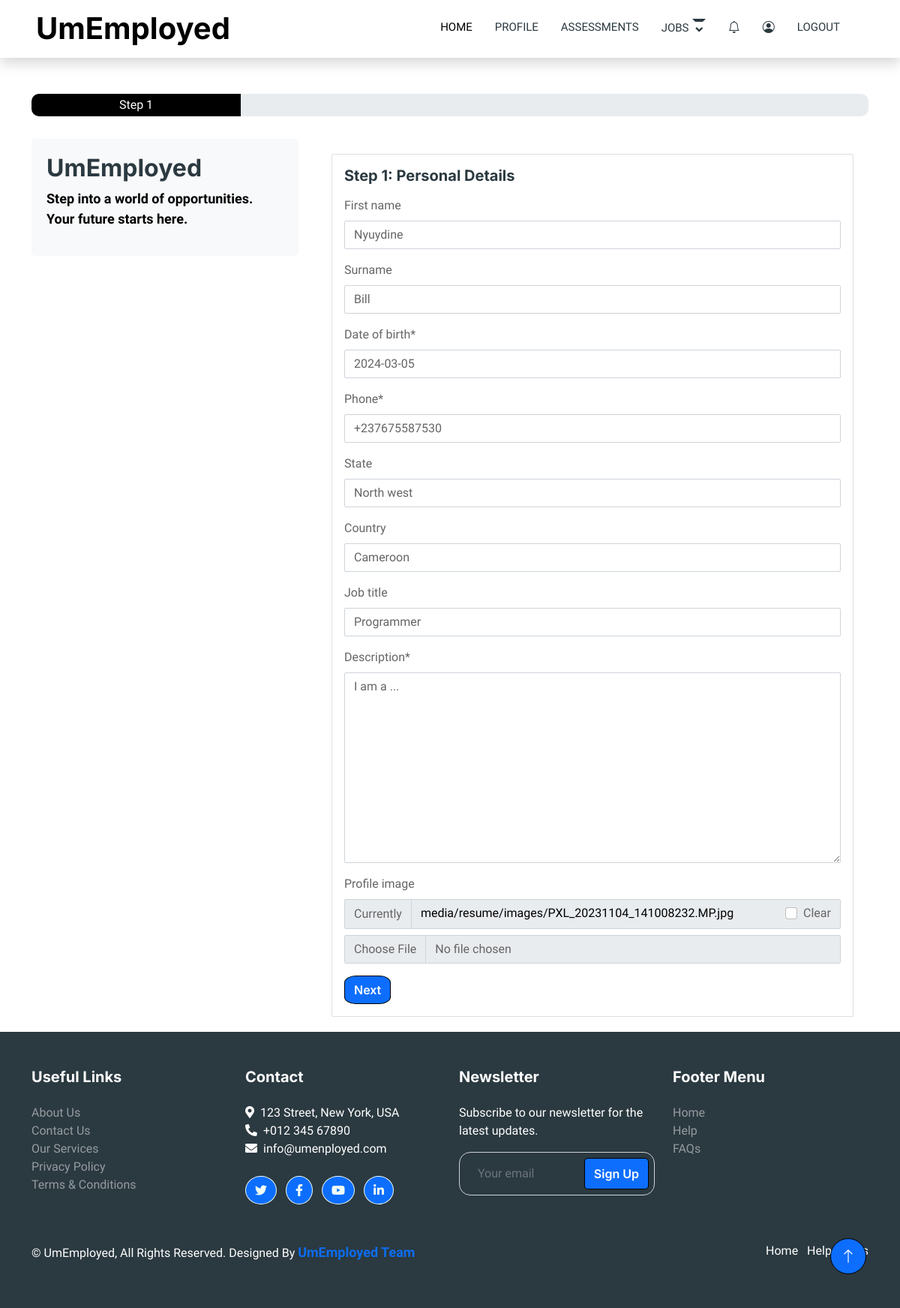
Page /resume/update-resume/ (signed in) on the earlier database version.
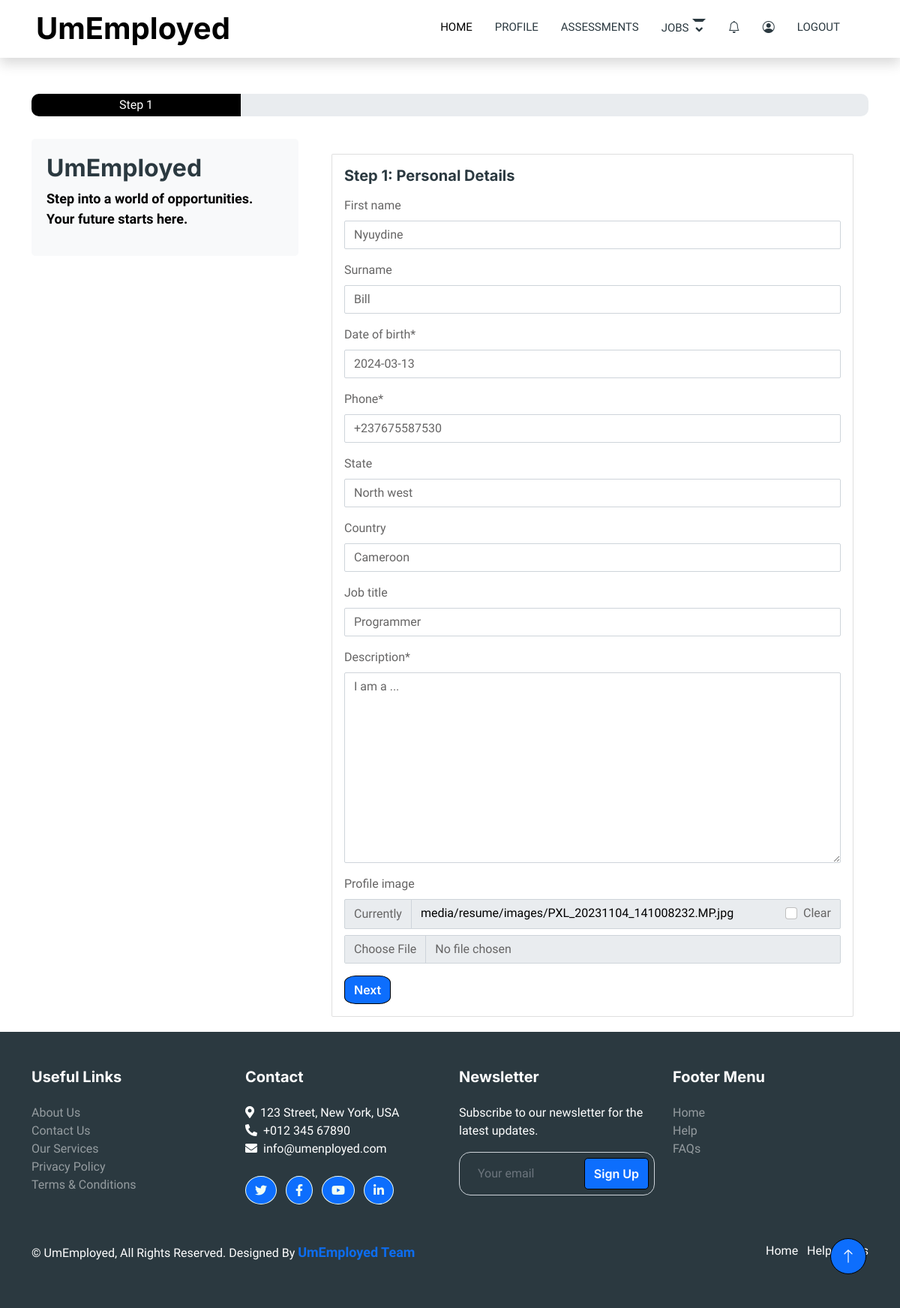
Same page on the later database version.
### resume/models.py (models this page shows, shortened)
class Resume(models.Model):
    user = models.OneToOneField(User, on_delete=models.CASCADE)
    first_name = models.CharField(max_length=100, null=True, blank=True)
    surname = models.CharField(max_length=100, null=True, blank=True)
    state = models.CharField(max_length=100, null=True, blank=True)
    country = models.CharField(max_length=100, null=True, blank=True)
    job_title = models.CharField(max_length=100, null=True, blank=True)
    date_of_birth = models.DateField(default=date.today().strftime("%Y-%m-%d"),null=True)
    phone = models.CharField(max_length=20, null=True)
    description= models.TextField(max_length=500, default="I am a ...")
    profile_image = models.ImageField(upload_to="resume/images", blank=True, default="media/resume/images/PXL_20231104_141008232.MP.jpg")
    cv = models.FileField(upload_to='resume/cv', default="", blank=False, validators=[ext_validator, validate_file_mime_type])
    category = models.ForeignKey(SkillCategory, on_delete=models.CASCADE, default='1', null=True)
    skills = models.ManyToManyField(Skill)

### resume/views.py (the view)
# urls.py: path('update-resume/', views.update_resume, name='update-resume'),
@login_required(login_url='login')
def update_resume(request):
    if request.user.is_applicant:
        try:
            resume = Resume.objects.get(user=request.user)
        except Resume.DoesNotExist:
            resume = None
        if request.method == 'POST':
            form = UpdateResumeForm(request.POST, request.FILES, instance=resume)
            if form.is_valid():
                var = form.save(commit=False)
                var.user = request.user
                var.save()
                user = request.user
                user.has_resume = True
                user.save()
                messages.info(request, 'Your resume info has been updated.')
                return redirect('select_category')
            else:
                messages.warning(request, 'Something went wrong')
        else:
            form = UpdateResumeForm(instance=resume)
        context = {'form': form}
        return render(request, 'resume/update_resume.html', context)
    else:
        messages.warning(request, "Permission Denied")
        return redirect('dashboard')

### resume/forms.py
class UpdateResumeForm(forms.ModelForm):
    class Meta:
        model = Resume
        fields = ['first_name', 'surname', 'date_of_birth', 'phone', 'state', 'country', 'job_title','date_of_birth', 'phone', 'description','profile_image']

### templates/resume/update_resume.html (shortened to what this page needs)
{% extends "users/base.html" %}
{% load crispy_forms_tags %}
{% block content %}
<head>
</head>
<div class="container mt-5">
  <div class="progress progress-tracker">
    <div class="progress-bar" role="progressbar" style="width: 25%;" aria-valuenow="25" aria-valuemin="0" aria-valuemax="100"><a style="color: #ffffff; font-size:16px;" href="{% url 'update-resume' %}">Step 1</a></div>
  </div>
  <div class="row">
    <div class="col-md-4">
      <div class="motivation-text">
        <h2>UmEmployed</h2>
        <p style="color: #000; font-size: 18px; font-weight: bold;">Step into a world of opportunities. Your future starts here.</p>
      </div>
    </div>
    <div class="col-md-8">
      <div class="card">
        <div class="card-body">
          <h5 class="card-title mb-3">Step 1: Personal Details</h5>
          <form method="post" action="" enctype="multipart/form-data">
            {{ form|crispy }}
            <button type="submit" class="btn btn-primary">Next</button>
          </form>
        </div>
      </div>
    </div>
  </div>
</div>
{% endblock content %}

Differences in the rows shown:
changed Resume "Nyuydine": date_of_birth "2024-03-05" → "2024-03-13"
